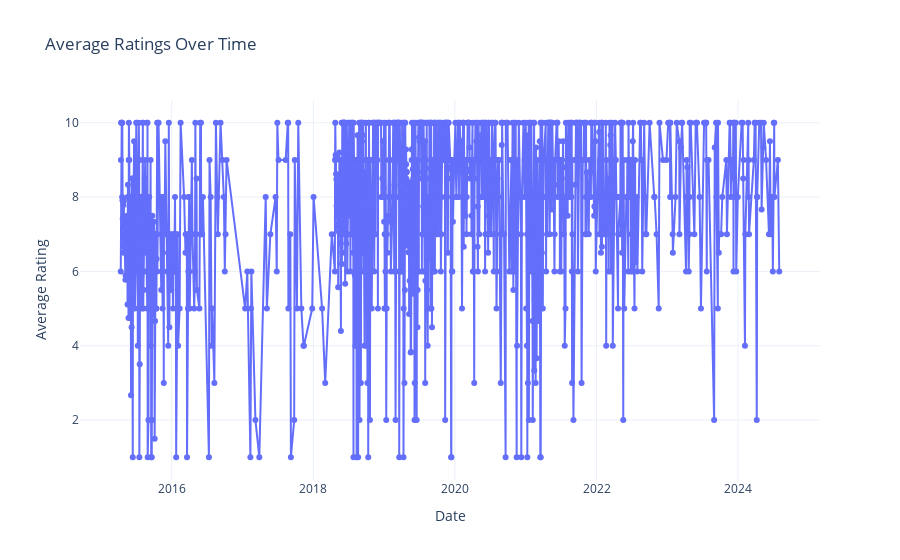

Notebook code for this chart:
### Code cell
import plotly.graph_objects as go

# Calculating average rating by date
average_ratings_by_date = combined_datasets_clean.groupby('date')['rating'].mean().reset_index()

# Interactive Graph
fig = go.Figure()

fig.add_trace(go.Scatter(x=average_ratings_by_date['date'], y=average_ratings_by_date['rating'],
                         mode='lines+markers',
                         name='Average Rating'))

fig.update_layout(
    title='Average Ratings Over Time',
    xaxis_title='Date',
    yaxis_title='Average Rating',
    template='plotly_white'
)

fig.show()

### Figure 1 — Plotly figure (JSON) as saved in the notebook; plotly's stock layout.template omitted (floating-point values rounded to 4 significant figures; data arrays with more than 128 entries replaced by an {"elided": "..."} marker saying what was removed)
{"data": [{"mode": "lines+markers", "name": "Average Rating", "type": "scatter", "x": {"elided": "1141 str values"}, "y": {"elided": "1141 float values"}}], "layout": {"autosize": true, "title": {"text": "Average Ratings Over Time"}, "xaxis": {"autorange": true, "range": ["2014-09-19 08:31:13.3381", "2025-02-22 15:28:46.6619"], "title": {"text": "Date"}, "type": "date"}, "yaxis": {"autorange": true, "range": [0.2573, 10.74], "title": {"text": "Average Rating"}, "type": "linear"}}}
